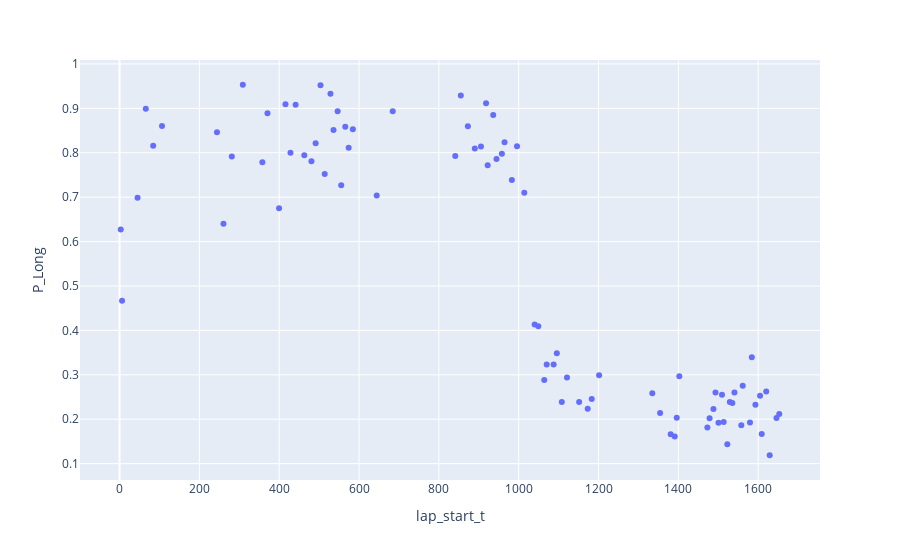

Notebook code for this chart:
### Code cell
import pandas as pd
import plotly.express as px
from pathlib import Path

laps_csv = Path('/home/halechr/FastData/collected_outputs/2024-01-04-kdiba_gor01_one_2006-6-09_1-22-43-(laps_marginals_df).csv').resolve()
ripple_csv = Path('/home/halechr/FastData/collected_outputs/2024-01-04-kdiba_gor01_one_2006-6-09_1-22-43-(ripple_marginals_df).csv').resolve()

# Load your data into a Pandas DataFrame
df = pd.read_csv(laps_csv)

# Create a bubble chart using Plotly Express
fig = px.scatter(df, x='lap_start_t', y='P_Long') # , size='size_column', color='category_column'

# Show the plot
fig.show()

### Figure 1 — Plotly figure (JSON) as saved in the notebook; plotly's stock layout.template omitted (floating-point values rounded to 4 significant figures)
{"data": [{"hovertemplate": "lap_start_t=%{x}<br>P_Long=%{y}<extra></extra>", "legendgroup": "", "marker": {"color": "#636efa", "symbol": "circle"}, "mode": "markers", "name": "", "orientation": "v", "showlegend": false, "type": "scatter", "x": [3.055, 6.357, 45.2, 65.79, 84.3, 106.4, 244.1, 260.4, 281.3, 308.9, 357.8, 370.6, 399.7, 415.7, 428.3, 441.2, 462.9, 480.8, 491.3, 503.6, 514.0, 528.4, 536.1, 546.4, 555.4, 565.6, 574.1, 584.5, 644.3, 684.4, 841.1, 855.0, 872.7, 890.0, 905.5, 918.2, 922.3, 936.2, 944.4, 957.9, 964.6, 982.8, 995.8, 1014.0, 1040.0, 1049.0, 1064.0, 1070.0, 1088.0, 1096.0, 1108.0, 1121.0, 1151.0, 1173.0, 1183.0, 1201.0, 1335.0, 1354.0, 1381.0, 1391.0, 1396.0, 1402.0, 1473.0, 1478.0, 1488.0, 1493.0, 1500.0, 1509.0, 1514.0, 1523.0, 1529.0, 1535.0, 1541.0, 1558.0, 1561.0, 1579.0, 1584.0, 1593.0, 1605.0, 1609.0, 1620.0, 1629.0, 1646.0, 1653.0], "xaxis": "x", "y": [0.6274, 0.4671, 0.6989, 0.8992, 0.816, 0.8603, 0.8462, 0.64, 0.7918, 0.9532, 0.7789, 0.889, 0.6751, 0.9093, 0.7999, 0.908, 0.7944, 0.7811, 0.8217, 0.9523, 0.7524, 0.933, 0.8514, 0.8935, 0.727, 0.8586, 0.8111, 0.8528, 0.704, 0.8935, 0.7927, 0.9289, 0.8596, 0.8098, 0.814, 0.9117, 0.7721, 0.885, 0.7863, 0.7979, 0.8235, 0.7386, 0.8149, 0.7102, 0.4133, 0.4094, 0.2882, 0.3234, 0.3231, 0.3486, 0.2391, 0.2942, 0.239, 0.2235, 0.2453, 0.2993, 0.2583, 0.2139, 0.1663, 0.1613, 0.2033, 0.2968, 0.1817, 0.2019, 0.2231, 0.26, 0.1919, 0.2551, 0.194, 0.1435, 0.2386, 0.2366, 0.26, 0.1865, 0.2753, 0.1926, 0.3395, 0.2328, 0.2527, 0.167, 0.2622, 0.1189, 0.2028, 0.2118], "yaxis": "y"}], "layout": {"legend": {"tracegroupgap": 0}, "margin": {"t": 60}, "xaxis": {"anchor": "y", "domain": [0, 1], "title": {"text": "lap_start_t"}}, "yaxis": {"anchor": "x", "domain": [0, 1], "title": {"text": "P_Long"}}}}
